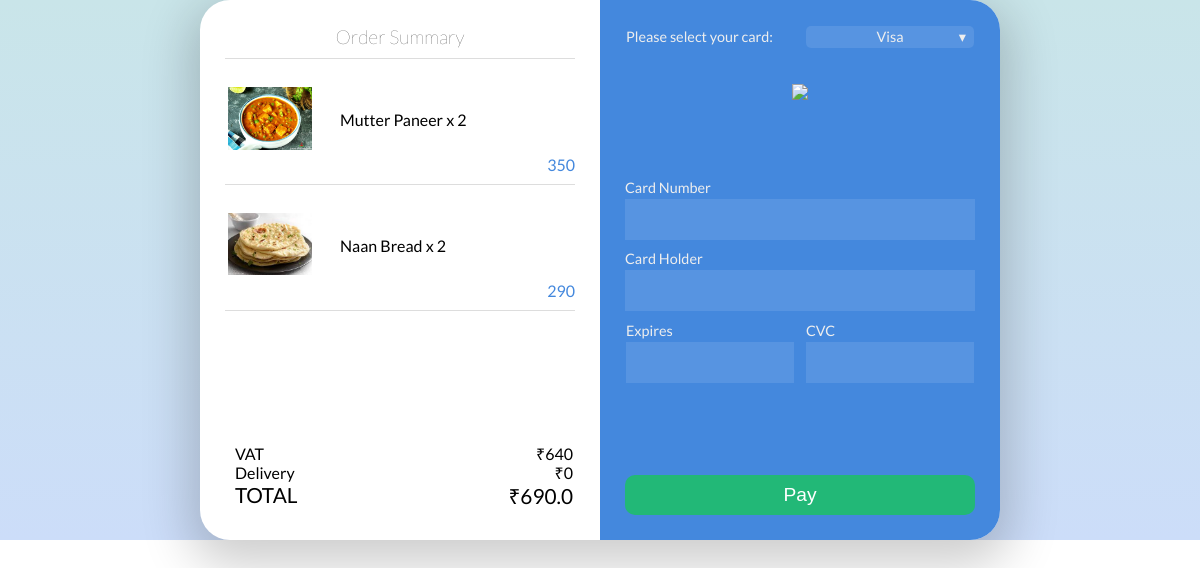
/payment/22, run on the app's committed database.
### fooddelivery/models.py (models this page shows, shortened)
class FoodOrdered(models.Model):
    order = models.ForeignKey(Orders, on_delete = models.CASCADE)
    food = models.ForeignKey(Foods, on_delete = models.CASCADE)
    quantity = models.IntegerField(default=1)

class Foods(models.Model):
    name = models.CharField(max_length=20)
    photo = models.CharField(max_length=40)
    calorie = models.FloatField()
    fats = models.FloatField()
    carbs = models.FloatField()
    protien = models.FloatField()
    addn_nuti_info = models.CharField(max_length=25)
    description = models.CharField(max_length=1000)
    avilability = models.BooleanField()
    prise = models.IntegerField(default=0)
    chef = models.ForeignKey(Users, on_delete = models.CASCADE)

class Orders(models.Model):
    Amount = models.FloatField()
    payment_mode = models.CharField(max_length=3)
    paid = models.BooleanField()
    delivery_address = models.CharField(max_length=100)
    contact_no = models.CharField(max_length=10)
    transaction_no = models.CharField(max_length=30)
    status = models.IntegerField(default=0)
    user_profile = models.ForeignKey(Users, on_delete=models.NOT_PROVIDED)

### fooddelivery/views.py (the view)
# urls.py: path('payment/<int:order>',views.payment,name="payment"),
def payment(request,order):
    db_order = models.Orders.objects.get(id = order)
    if request.method == "POST":
        db_order.transaction_no = "XXXXXXXXXXXXXXXXX"
        db_order.paid = True
        db_order.save()
        return redirect("fooddelivery:homepage")
    food = models.FoodOrdered.objects.filter(order = db_order)
    context = dict()
    context['order'] = db_order
    context['food'] = food
    return render(request,"checkout.html",context)

### Templates/checkout.html (shortened to what this page needs)
{% load static %}
<!DOCTYPE html>
<html lang="en">
<head>
    <link rel="stylesheet" type="text/css" href="{% static "checkout.css" %}"/>
</head>
</head>
<body>
  <main>
    <div class='container'>
        <div class='window'>
          <div class='order-info'>
            <div class='order-info-content'>
              <h2>Order Summary</h2>
              {% for i in food %}
              <div class='line'></div>
              <table class='order-table'>
                <tbody>
                  <tr>
                    <td><img src='{% url "fooddelivery:image" i.food.photo %}' onerror = "this.src = '{% static "default_food.png" %}'" class='full-width'></img>
                    </td>
                    <td>
                      <br>
                      <br>{{ i.food.name }} x {{i.quantity}}<br> <span class='thin small'><br><br></span>
                    </td>
                  </tr>
                  <tr>
                    <td>
                      <div class='price'>{% widthratio i.quantity 1 i.food.prise %}</div>
                    </td>
                  </tr>
                </tbody>
              </table>
              {% endfor %}
              <div class='line'></div>
              <div class='total'>
                <span style='float:left;'>
                  <div class='thin dense'>VAT</div>
                  <div class='thin dense'>Delivery</div>
                  TOTAL
                </span>
                <span style='float:right; text-align:right;'>
                  <div class='thin dense'>₹{{ order.Amount|add:-50}}</div>
                  <div class='thin dense'>₹0</div>
                  ₹{{order.Amount}}
                </span>
              </div>
      </div>
      </div>
              <div class='credit-info'>
                <div class='credit-info-content'>
                  <table class='half-input-table'>
                    <tr><td>Please select your card: </td><td><div class='dropdown' id='card-dropdown'><div class='dropdown-btn' id='current-card'>Visa</div>
                      </div>
                     </td></tr>
                  </table>
                  <img src='https://dl.dropboxusercontent.com/s/ubamyu6mzov5c80/visa_logo%20%281%29.png' height='80' class='credit-card-image' id='credit-card-image'></img>
                  Card Number
                  <form action="{% url "fooddelivery:payment" order.id %}" method="post">
                  <input class='input-field' name="number"></input>
                  Card Holder
                  <input class='input-field' name="name"></input>
                  <table class='half-input-table'>
                    <tr>
                      <td> Expires
                        <input class='input-field' name="expiry"></input>
                      </td>
                      <td>CVC
                        <input class='input-field' name='cvc'></input>
                      </td>
                    </tr>
                  </table>
                  <button  type = "submit" class='pay-btn'>Pay</button>
                </form>
                </div>
              </div>
            </div>
      </div>
    </main>
</body>
</html>

### Static/checkout.css (style rules this page uses)
body,html { height:100%; margin:0; font-family:lato; }
h2 { margin-bottom:0px; margin-top:25px; text-align:center; font-weight:200; font-size:19px; font-size:1.2rem; }
.container { height:100%; -webkit-box-pack:center; -webkit-justify-content:center; -ms-flex-pack:center; justify-content:center; -webkit-box-align:center; -webkit-align-items:center; -ms-flex-align:center; align-items:center; display:-webkit-box; display:-webkit-flex; display:-ms-flexbox; display:flex; background:-webkit-linear-gradient(#c5e5e5, #ccddf9); background:linear-gradient(#c9e5e9,#ccddf9); }
.dropdown { position:relative; }
.thin { font-weight:400; }
.half-input-table { border-collapse:collapse; width:100%; }
.half-input-table td:first-of-type { border-right:10px solid #4488dd; width:50%; }
.window { height:540px; width:800px; background:#fff; display:-webkit-box; display:-webkit-flex; display:-ms-flexbox; display:flex; box-shadow: 0px 15px 50px 10px rgba(0, 0, 0, 0.2); border-radius:30px; z-index:10; }
.order-info { height:100%; width:50%; padding-left:25px; padding-right:25px; box-sizing:border-box; display:-webkit-box; display:-webkit-flex; display:-ms-flexbox; display:flex; -webkit-box-pack:center; -webkit-justify-content:center; -ms-flex-pack:center; justify-content:center; position:relative; }
.price { bottom:0px; position:absolute; right:0px; color:#4488dd; }
.order-table td:first-of-type { width:25%; }
.order-table { position:relative; }
.line { height:1px; width:100%; margin-top:10px; margin-bottom:10px; background:#ddd; }
.order-table td:last-of-type { vertical-align:top; padding-left:25px; }
.order-info-content { table-layout:fixed; }
.full-width { width:100%; }
.pay-btn { border:none; background:#22b877; line-height:2em; border-radius:10px; font-size:19px; font-size:1.2rem; color:#fff; cursor:pointer; position:absolute; bottom:25px; width:calc(100% - 50px); -webkit-transition:all .2s ease; transition:all .2s ease; }
.total { margin-top:25px; font-size:20px; font-size:1.3rem; position:absolute; bottom:30px; right:27px; left:35px; }
.dense { line-height:1.2em; font-size:16px; font-size:1rem; }
.input-field { background:rgba(255,255,255,0.1); margin-bottom:10px; margin-top:3px; line-height:1.5em; font-size:20px; font-size:1.3rem; border:none; padding:5px 10px 5px 10px; color:#fff; box-sizing:border-box; width:100%; margin-left:auto; margin-right:auto; }
.credit-info { background:#4488dd; height:100%; width:50%; color:#eee; -webkit-box-pack:center; -webkit-justify-content:center; -ms-flex-pack:center; justify-content:center; font-size:14px; font-size:.9rem; display:-webkit-box; display:-webkit-flex; display:-ms-flexbox; display:flex; box-sizing:border-box; padding-left:25px; padding-right:25px; border-top-right-radius:30px; border-bottom-right-radius:30px; position:relative; }
.dropdown-btn { background:rgba(255,255,255,0.1); width:100%; border-radius:5px; text-align:center; line-height:1.5em; cursor:pointer; position:relative; -webkit-transition:background .2s ease; transition:background .2s ease; }
.dropdown-btn:after { content: '\25BE'; right:8px; position:absolute; }
.credit-card-image { display:block; max-height:80px; margin-left:auto; margin-right:auto; margin-top:35px; margin-bottom:15px; }
.credit-info-content { margin-top:25px; -webkit-flex-flow:column; -ms-flex-flow:column; flex-flow:column; display:-webkit-box; display:-webkit-flex; display:-ms-flexbox; display:flex; width:100%; }

### data on the page
FoodOrdered: food.photo (picture), food.name "Mutter Paneer", quantity "2", quantity+food "350"
FoodOrdered: food.photo (picture), food.name "Naan Bread", quantity "2", quantity+food "290"
Orders: Amount|add "640", Amount "690.0"
